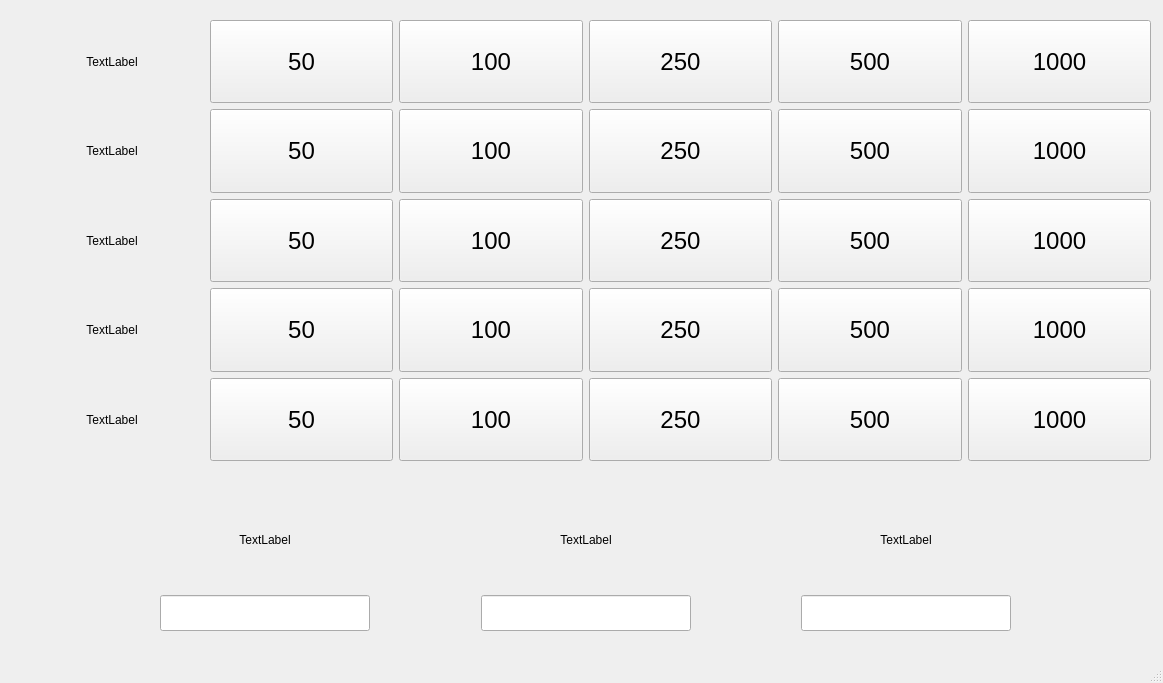
<?xml version="1.0" encoding="UTF-8"?>
<ui version="4.0">
 <class>MainWindow</class>
 <widget class="QMainWindow" name="MainWindow">
  <property name="geometry">
   <rect>
    <x>0</x>
    <y>0</y>
    <width>1163</width>
    <height>683</height>
   </rect>
  </property>
  <property name="windowTitle">
   <string>MainWindow</string>
  </property>
  <widget class="QWidget" name="centralwidget">
   <widget class="QWidget" name="gridLayoutWidget">
    <property name="geometry">
     <rect>
      <x>20</x>
      <y>20</y>
      <width>1131</width>
      <height>441</height>
     </rect>
    </property>
    <layout class="QGridLayout" name="gridLayout">
     <item row="0" column="3">
      <widget class="QPushButton" name="pushButton_25">
       <property name="enabled">
        <bool>true</bool>
       </property>
       <property name="sizePolicy">
        <sizepolicy hsizetype="Minimum" vsizetype="Ignored">
         <horstretch>0</horstretch>
         <verstretch>0</verstretch>
        </sizepolicy>
       </property>
       <property name="font">
        <font>
         <pointsize>18</pointsize>
        </font>
       </property>
       <property name="text">
        <string>250</string>
       </property>
      </widget>
     </item>
     <item row="3" column="3">
      <widget class="QPushButton" name="pushButton_32">
       <property name="enabled">
        <bool>true</bool>
       </property>
       <property name="sizePolicy">
        <sizepolicy hsizetype="Minimum" vsizetype="Ignored">
         <horstretch>0</horstretch>
         <verstretch>0</verstretch>
        </sizepolicy>
       </property>
       <property name="font">
        <font>
         <pointsize>18</pointsize>
        </font>
       </property>
       <property name="text">
        <string>250</string>
       </property>
      </widget>
     </item>
     <item row="4" column="4">
      <widget class="QPushButton" name="pushButton_36">
       <property name="enabled">
        <bool>true</bool>
       </property>
       <property name="sizePolicy">
        <sizepolicy hsizetype="Minimum" vsizetype="Ignored">
         <horstretch>0</horstretch>
         <verstretch>0</verstretch>
        </sizepolicy>
       </property>
       <property name="font">
        <font>
         <pointsize>18</pointsize>
        </font>
       </property>
       <property name="text">
        <string>500</string>
       </property>
      </widget>
     </item>
     <item row="4" column="5">
      <widget class="QPushButton" name="pushButton_38">
       <property name="enabled">
        <bool>true</bool>
       </property>
       <property name="sizePolicy">
        <sizepolicy hsizetype="Minimum" vsizetype="Ignored">
         <horstretch>0</horstretch>
         <verstretch>0</verstretch>
        </sizepolicy>
       </property>
       <property name="font">
        <font>
         <pointsize>18</pointsize>
        </font>
       </property>
       <property name="text">
        <string>1000</string>
       </property>
      </widget>
     </item>
     <item row="5" column="3">
      <widget class="QPushButton" name="pushButton_30">
       <property name="enabled">
        <bool>true</bool>
       </property>
       <property name="sizePolicy">
        <sizepolicy hsizetype="Minimum" vsizetype="Ignored">
         <horstretch>0</horstretch>
         <verstretch>0</verstretch>
        </sizepolicy>
       </property>
       <property name="font">
        <font>
         <pointsize>18</pointsize>
        </font>
       </property>
       <property name="text">
        <string>250</string>
       </property>
      </widget>
     </item>
     <item row="5" column="1">
      <widget class="QPushButton" name="pushButton_3">
       <property name="enabled">
        <bool>true</bool>
       </property>
       <property name="sizePolicy">
        <sizepolicy hsizetype="Minimum" vsizetype="Ignored">
         <horstretch>0</horstretch>
         <verstretch>0</verstretch>
        </sizepolicy>
       </property>
       <property name="font">
        <font>
         <pointsize>18</pointsize>
        </font>
       </property>
       <property name="text">
        <string>50</string>
       </property>
      </widget>
     </item>
     <item row="3" column="1">
      <widget class="QPushButton" name="pushButton_5">
       <property name="enabled">
        <bool>true</bool>
       </property>
       <property name="sizePolicy">
        <sizepolicy hsizetype="Minimum" vsizetype="Ignored">
         <horstretch>0</horstretch>
         <verstretch>0</verstretch>
        </sizepolicy>
       </property>
       <property name="font">
        <font>
         <pointsize>18</pointsize>
        </font>
       </property>
       <property name="text">
        <string>50</string>
       </property>
      </widget>
     </item>
     <item row="2" column="1">
      <widget class="QPushButton" name="pushButton_2">
       <property name="enabled">
        <bool>true</bool>
       </property>
       <property name="sizePolicy">
        <sizepolicy hsizetype="Minimum" vsizetype="Ignored">
         <horstretch>0</horstretch>
         <verstretch>0</verstretch>
        </sizepolicy>
       </property>
       <property name="font">
        <font>
         <pointsize>18</pointsize>
        </font>
       </property>
       <property name="text">
        <string>50</string>
       </property>
      </widget>
     </item>
     <item row="0" column="5">
      <widget class="QPushButton" name="pushButton_20">
       <property name="enabled">
        <bool>true</bool>
       </property>
       <property name="sizePolicy">
        <sizepolicy hsizetype="Minimum" vsizetype="Ignored">
         <horstretch>0</horstretch>
         <verstretch>0</verstretch>
        </sizepolicy>
       </property>
       <property name="font">
        <font>
         <pointsize>18</pointsize>
        </font>
       </property>
       <property name="text">
        <string>1000</string>
       </property>
      </widget>
     </item>
     <item row="0" column="4">
      <widget class="QPushButton" name="pushButton_21">
       <property name="enabled">
        <bool>true</bool>
       </property>
       <property name="sizePolicy">
        <sizepolicy hsizetype="Minimum" vsizetype="Ignored">
         <horstretch>0</horstretch>
         <verstretch>0</verstretch>
        </sizepolicy>
       </property>
       <property name="font">
        <font>
         <pointsize>18</pointsize>
        </font>
       </property>
       <property name="text">
        <string>500</string>
       </property>
      </widget>
     </item>
     <item row="2" column="3">
      <widget class="QPushButton" name="pushButton_33">
       <property name="enabled">
        <bool>true</bool>
       </property>
       <property name="sizePolicy">
        <sizepolicy hsizetype="Minimum" vsizetype="Ignored">
         <horstretch>0</horstretch>
         <verstretch>0</verstretch>
        </sizepolicy>
       </property>
       <property name="font">
        <font>
         <pointsize>18</pointsize>
        </font>
       </property>
       <property name="text">
        <string>250</string>
       </property>
      </widget>
     </item>
     <item row="4" column="0">
      <widget class="QLabel" name="label_2">
       <property name="text">
        <string>TextLabel</string>
       </property>
       <property name="alignment">
        <set>Qt::AlignCenter</set>
       </property>
      </widget>
     </item>
     <item row="2" column="2">
      <widget class="QPushButton" name="pushButton_29">
       <property name="enabled">
        <bool>true</bool>
       </property>
       <property name="sizePolicy">
        <sizepolicy hsizetype="Minimum" vsizetype="Ignored">
         <horstretch>0</horstretch>
         <verstretch>0</verstretch>
        </sizepolicy>
       </property>
       <property name="font">
        <font>
         <pointsize>18</pointsize>
        </font>
       </property>
       <property name="text">
        <string>100</string>
       </property>
      </widget>
     </item>
     <item row="5" column="5">
      <widget class="QPushButton" name="pushButton_39">
       <property name="enabled">
        <bool>true</bool>
       </property>
       <property name="sizePolicy">
        <sizepolicy hsizetype="Minimum" vsizetype="Ignored">
         <horstretch>0</horstretch>
         <verstretch>0</verstretch>
        </sizepolicy>
       </property>
       <property name="font">
        <font>
         <pointsize>18</pointsize>
        </font>
       </property>
       <property name="text">
        <string>1000</string>
       </property>
      </widget>
     </item>
     <item row="3" column="4">
      <widget class="QPushButton" name="pushButton_35">
       <property name="enabled">
        <bool>true</bool>
       </property>
       <property name="sizePolicy">
        <sizepolicy hsizetype="Minimum" vsizetype="Ignored">
         <horstretch>0</horstretch>
         <verstretch>0</verstretch>
        </sizepolicy>
       </property>
       <property name="font">
        <font>
         <pointsize>18</pointsize>
        </font>
       </property>
       <property name="text">
        <string>500</string>
       </property>
      </widget>
     </item>
     <item row="5" column="4">
      <widget class="QPushButton" name="pushButton_37">
       <property name="enabled">
        <bool>true</bool>
       </property>
       <property name="sizePolicy">
        <sizepolicy hsizetype="Minimum" vsizetype="Ignored">
         <horstretch>0</horstretch>
         <verstretch>0</verstretch>
        </sizepolicy>
       </property>
       <property name="font">
        <font>
         <pointsize>18</pointsize>
        </font>
       </property>
       <property name="text">
        <string>500</string>
       </property>
      </widget>
     </item>
     <item row="2" column="4">
      <widget class="QPushButton" name="pushButton_34">
       <property name="enabled">
        <bool>true</bool>
       </property>
       <property name="sizePolicy">
        <sizepolicy hsizetype="Minimum" vsizetype="Ignored">
         <horstretch>0</horstretch>
         <verstretch>0</verstretch>
        </sizepolicy>
       </property>
       <property name="font">
        <font>
         <pointsize>18</pointsize>
        </font>
       </property>
       <property name="text">
        <string>500</string>
       </property>
      </widget>
     </item>
     <item row="4" column="2">
      <widget class="QPushButton" name="pushButton_27">
       <property name="enabled">
        <bool>true</bool>
       </property>
       <property name="sizePolicy">
        <sizepolicy hsizetype="Minimum" vsizetype="Ignored">
         <horstretch>0</horstretch>
         <verstretch>0</verstretch>
        </sizepolicy>
       </property>
       <property name="font">
        <font>
         <pointsize>18</pointsize>
        </font>
       </property>
       <property name="text">
        <string>100</string>
       </property>
      </widget>
     </item>
     <item row="0" column="2">
      <widget class="QPushButton" name="pushButton_24">
       <property name="enabled">
        <bool>true</bool>
       </property>
       <property name="sizePolicy">
        <sizepolicy hsizetype="Minimum" vsizetype="Ignored">
         <horstretch>0</horstretch>
         <verstretch>0</verstretch>
        </sizepolicy>
       </property>
       <property name="font">
        <font>
         <pointsize>18</pointsize>
        </font>
       </property>
       <property name="text">
        <string>100</string>
       </property>
      </widget>
     </item>
     <item row="0" column="1">
      <widget class="QPushButton" name="pushButton">
       <property name="enabled">
        <bool>true</bool>
       </property>
       <property name="sizePolicy">
        <sizepolicy hsizetype="Minimum" vsizetype="Ignored">
         <horstretch>0</horstretch>
         <verstretch>0</verstretch>
        </sizepolicy>
       </property>
       <property name="font">
        <font>
         <pointsize>18</pointsize>
        </font>
       </property>
       <property name="text">
        <string>50</string>
       </property>
      </widget>
     </item>
     <item row="2" column="0">
      <widget class="QLabel" name="label_4">
       <property name="text">
        <string>TextLabel</string>
       </property>
       <property name="alignment">
        <set>Qt::AlignCenter</set>
       </property>
      </widget>
     </item>
     <item row="5" column="2">
      <widget class="QPushButton" name="pushButton_26">
       <property name="enabled">
        <bool>true</bool>
       </property>
       <property name="sizePolicy">
        <sizepolicy hsizetype="Minimum" vsizetype="Ignored">
         <horstretch>0</horstretch>
         <verstretch>0</verstretch>
        </sizepolicy>
       </property>
       <property name="font">
        <font>
         <pointsize>18</pointsize>
        </font>
       </property>
       <property name="text">
        <string>100</string>
       </property>
      </widget>
     </item>
     <item row="4" column="3">
      <widget class="QPushButton" name="pushButton_31">
       <property name="enabled">
        <bool>true</bool>
       </property>
       <property name="sizePolicy">
        <sizepolicy hsizetype="Minimum" vsizetype="Ignored">
         <horstretch>0</horstretch>
         <verstretch>0</verstretch>
        </sizepolicy>
       </property>
       <property name="font">
        <font>
         <pointsize>18</pointsize>
        </font>
       </property>
       <property name="text">
        <string>250</string>
       </property>
      </widget>
     </item>
     <item row="5" column="0">
      <widget class="QLabel" name="label">
       <property name="text">
        <string>TextLabel</string>
       </property>
       <property name="alignment">
        <set>Qt::AlignCenter</set>
       </property>
      </widget>
     </item>
     <item row="3" column="2">
      <widget class="QPushButton" name="pushButton_28">
       <property name="enabled">
        <bool>true</bool>
       </property>
       <property name="sizePolicy">
        <sizepolicy hsizetype="Minimum" vsizetype="Ignored">
         <horstretch>0</horstretch>
         <verstretch>0</verstretch>
        </sizepolicy>
       </property>
       <property name="font">
        <font>
         <pointsize>18</pointsize>
        </font>
       </property>
       <property name="text">
        <string>100</string>
       </property>
      </widget>
     </item>
     <item row="3" column="5">
      <widget class="QPushButton" name="pushButton_23">
       <property name="enabled">
        <bool>true</bool>
       </property>
       <property name="sizePolicy">
        <sizepolicy hsizetype="Minimum" vsizetype="Ignored">
         <horstretch>0</horstretch>
         <verstretch>0</verstretch>
        </sizepolicy>
       </property>
       <property name="font">
        <font>
         <pointsize>18</pointsize>
        </font>
       </property>
       <property name="text">
        <string>1000</string>
       </property>
      </widget>
     </item>
     <item row="4" column="1">
      <widget class="QPushButton" name="pushButton_4">
       <property name="enabled">
        <bool>true</bool>
       </property>
       <property name="sizePolicy">
        <sizepolicy hsizetype="Minimum" vsizetype="Ignored">
         <horstretch>0</horstretch>
         <verstretch>0</verstretch>
        </sizepolicy>
       </property>
       <property name="font">
        <font>
         <pointsize>18</pointsize>
        </font>
       </property>
       <property name="text">
        <string>50</string>
       </property>
      </widget>
     </item>
     <item row="2" column="5">
      <widget class="QPushButton" name="pushButton_22">
       <property name="enabled">
        <bool>true</bool>
       </property>
       <property name="sizePolicy">
        <sizepolicy hsizetype="Minimum" vsizetype="Ignored">
         <horstretch>0</horstretch>
         <verstretch>0</verstretch>
        </sizepolicy>
       </property>
       <property name="font">
        <font>
         <pointsize>18</pointsize>
        </font>
       </property>
       <property name="text">
        <string>1000</string>
       </property>
      </widget>
     </item>
     <item row="3" column="0">
      <widget class="QLabel" name="label_3">
       <property name="text">
        <string>TextLabel</string>
       </property>
       <property name="alignment">
        <set>Qt::AlignCenter</set>
       </property>
      </widget>
     </item>
     <item row="0" column="0">
      <widget class="QLabel" name="label_5">
       <property name="text">
        <string>TextLabel</string>
       </property>
       <property name="alignment">
        <set>Qt::AlignCenter</set>
       </property>
      </widget>
     </item>
    </layout>
   </widget>
   <widget class="QWidget" name="gridLayoutWidget_2">
    <property name="geometry">
     <rect>
      <x>160</x>
      <y>490</y>
      <width>851</width>
      <height>141</height>
     </rect>
    </property>
    <layout class="QGridLayout" name="gridLayout_2">
     <item row="0" column="2">
      <widget class="QLabel" name="second_player_label">
       <property name="text">
        <string>TextLabel</string>
       </property>
       <property name="alignment">
        <set>Qt::AlignCenter</set>
       </property>
      </widget>
     </item>
     <item row="0" column="0">
      <widget class="QLabel" name="first_player_label">
       <property name="text">
        <string>TextLabel</string>
       </property>
       <property name="alignment">
        <set>Qt::AlignCenter</set>
       </property>
      </widget>
     </item>
     <item row="1" column="4">
      <widget class="QLineEdit" name="third_player_score">
       <property name="font">
        <font>
         <pointsize>18</pointsize>
        </font>
       </property>
      </widget>
     </item>
     <item row="0" column="4">
      <widget class="QLabel" name="third_player_label">
       <property name="text">
        <string>TextLabel</string>
       </property>
       <property name="alignment">
        <set>Qt::AlignCenter</set>
       </property>
      </widget>
     </item>
     <item row="1" column="0">
      <widget class="QLineEdit" name="first_player_score">
       <property name="font">
        <font>
         <pointsize>18</pointsize>
        </font>
       </property>
      </widget>
     </item>
     <item row="1" column="2">
      <widget class="QLineEdit" name="second_player_score">
       <property name="font">
        <font>
         <pointsize>18</pointsize>
        </font>
       </property>
      </widget>
     </item>
     <item row="0" column="1">
      <spacer name="horizontalSpacer">
       <property name="orientation">
        <enum>Qt::Horizontal</enum>
       </property>
       <property name="sizeHint" stdset="0">
        <size>
         <width>40</width>
         <height>20</height>
        </size>
       </property>
      </spacer>
     </item>
     <item row="0" column="3">
      <spacer name="horizontalSpacer_2">
       <property name="orientation">
        <enum>Qt::Horizontal</enum>
       </property>
       <property name="sizeHint" stdset="0">
        <size>
         <width>40</width>
         <height>20</height>
        </size>
       </property>
      </spacer>
     </item>
    </layout>
   </widget>
  </widget>
  <widget class="QMenuBar" name="menubar">
   <property name="geometry">
    <rect>
     <x>0</x>
     <y>0</y>
     <width>1163</width>
     <height>22</height>
    </rect>
   </property>
  </widget>
  <widget class="QStatusBar" name="statusbar"/>
 </widget>
 <resources/>
 <connections/>
</ui>
